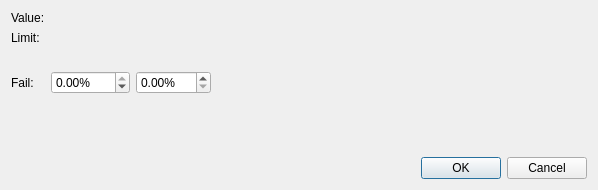
<?xml version="1.0" encoding="UTF-8"?>
<ui version="4.0">
 <class>mdtTtValueEditionDialog</class>
 <widget class="QDialog" name="mdtTtValueEditionDialog">
  <property name="geometry">
   <rect>
    <x>0</x>
    <y>0</y>
    <width>598</width>
    <height>190</height>
   </rect>
  </property>
  <property name="windowTitle">
   <string>Value and limits edition</string>
  </property>
  <layout class="QVBoxLayout" name="verticalLayout">
   <item>
    <layout class="QHBoxLayout" name="horizontalLayout_2">
     <item>
      <layout class="QFormLayout" name="formLayout">
       <item row="0" column="0">
        <widget class="QLabel" name="lbValue">
         <property name="text">
          <string>Value:</string>
         </property>
        </widget>
       </item>
       <item row="0" column="1">
        <widget class="mdtDoubleEdit" name="deValue"/>
       </item>
       <item row="1" column="0">
        <widget class="QLabel" name="lbLimit">
         <property name="text">
          <string>Limit:</string>
         </property>
        </widget>
       </item>
       <item row="2" column="1">
        <widget class="QLabel" name="lbLimitRange">
         <property name="text">
          <string/>
         </property>
        </widget>
       </item>
       <item row="3" column="0">
        <widget class="QLabel" name="lbFail">
         <property name="text">
          <string>Fail:</string>
         </property>
        </widget>
       </item>
       <item row="3" column="1">
        <layout class="QHBoxLayout" name="horizontalLayout">
         <item>
          <widget class="QDoubleSpinBox" name="sbFailMin">
           <property name="suffix">
            <string>%</string>
           </property>
           <property name="minimum">
            <double>-100.000000000000000</double>
           </property>
           <property name="maximum">
            <double>0.000000000000000</double>
           </property>
          </widget>
         </item>
         <item>
          <widget class="QDoubleSpinBox" name="sbFailMax">
           <property name="suffix">
            <string>%</string>
           </property>
           <property name="maximum">
            <double>100.000000000000000</double>
           </property>
          </widget>
         </item>
        </layout>
       </item>
       <item row="4" column="1">
        <widget class="QLabel" name="lbFailRange">
         <property name="text">
          <string/>
         </property>
        </widget>
       </item>
      </layout>
     </item>
     <item>
      <spacer name="horizontalSpacer">
       <property name="orientation">
        <enum>Qt::Horizontal</enum>
       </property>
       <property name="sizeHint" stdset="0">
        <size>
         <width>40</width>
         <height>20</height>
        </size>
       </property>
      </spacer>
     </item>
    </layout>
   </item>
   <item>
    <spacer name="verticalSpacer">
     <property name="orientation">
      <enum>Qt::Vertical</enum>
     </property>
     <property name="sizeHint" stdset="0">
      <size>
       <width>20</width>
       <height>40</height>
      </size>
     </property>
    </spacer>
   </item>
   <item>
    <widget class="QDialogButtonBox" name="buttonBox">
     <property name="orientation">
      <enum>Qt::Horizontal</enum>
     </property>
     <property name="standardButtons">
      <set>QDialogButtonBox::Cancel|QDialogButtonBox::Ok</set>
     </property>
    </widget>
   </item>
  </layout>
 </widget>
 <customwidgets>
  <customwidget>
   <class>mdtDoubleEdit</class>
   <extends>QWidget</extends>
   <header>mdtDoubleEdit.h</header>
  </customwidget>
 </customwidgets>
 <resources/>
 <connections>
  <connection>
   <sender>buttonBox</sender>
   <signal>accepted()</signal>
   <receiver>mdtTtValueEditionDialog</receiver>
   <slot>accept()</slot>
   <hints>
    <hint type="sourcelabel">
     <x>248</x>
     <y>254</y>
    </hint>
    <hint type="destinationlabel">
     <x>157</x>
     <y>274</y>
    </hint>
   </hints>
  </connection>
  <connection>
   <sender>buttonBox</sender>
   <signal>rejected()</signal>
   <receiver>mdtTtValueEditionDialog</receiver>
   <slot>reject()</slot>
   <hints>
    <hint type="sourcelabel">
     <x>316</x>
     <y>260</y>
    </hint>
    <hint type="destinationlabel">
     <x>286</x>
     <y>274</y>
    </hint>
   </hints>
  </connection>
 </connections>
</ui>
